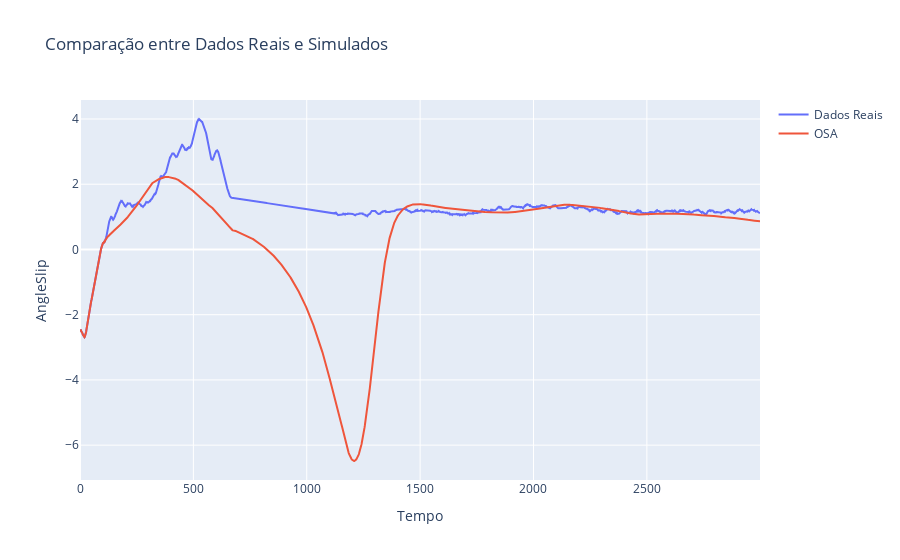

Notebook source saved alongside this figure:
### Code cell
# y1_osa = simulate_y1(df, mode='OSA')
y1_mshooting = simulate_y1_free(df, mode='FreeRun', length=3000)
# y1_freerun = simulate_y1(df, mode='FreeRun')

# plt.figure(figsize=(12, 6))
# plt.plot(df['y1'], label='Dados Reais')
# # plt.plot(y1_osa, label='OSA')
# plt.plot(y1_mshooting, label='MShooting')
# # plt.plot(y1_freerun, label='FreeRun')
# plt.legend()
# plt.xlabel('Tempo')
# plt.ylabel('y1')
# plt.title('Comparação entre Dados Reais e Simulados')
# plt.show()

fig = go.Figure()

fig.add_trace(go.Scatter(x=df.index[:3000], y=df['y1'][:3000], mode='lines', name='Dados Reais'))

# fig.add_trace(go.Scatter(x=df.index[:1000], y=y1_mshooting[:1000], mode='lines', name='MShooting'))
fig.add_trace(go.Scatter(x=df.index[:3000], y=y1_mshooting[:3000], mode='lines', name='OSA'))

fig.update_layout(
    title='Comparação entre Dados Reais e Simulados',
    xaxis_title='Tempo',
    yaxis_title='AngleSlip',
    hovermode='x unified'
)
fig.show()

### Figure 1 — Plotly figure (JSON) as saved in the notebook; plotly's stock layout.template omitted (floating-point values rounded to 4 significant figures; data arrays with more than 128 entries replaced by an {"elided": "..."} marker saying what was removed)
{"data": [{"mode": "lines", "name": "Dados Reais", "type": "scatter", "x": {"elided": "3000 int values"}, "y": {"elided": "3000 float values"}}, {"mode": "lines", "name": "OSA", "type": "scatter", "x": {"elided": "3000 int values"}, "y": {"elided": "3000 float values"}}], "layout": {"hovermode": "x unified", "title": {"text": "Comparação entre Dados Reais e Simulados"}, "xaxis": {"title": {"text": "Tempo"}}, "yaxis": {"title": {"text": "AngleSlip"}}}}
